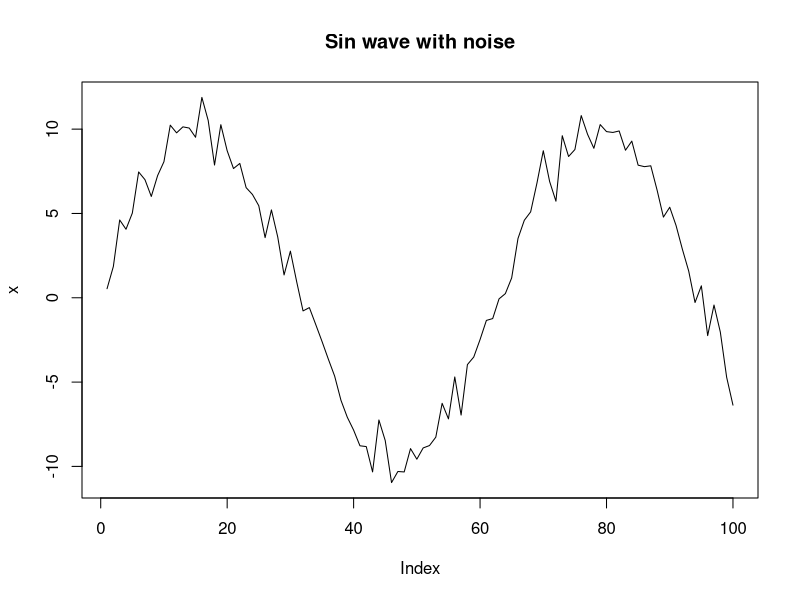
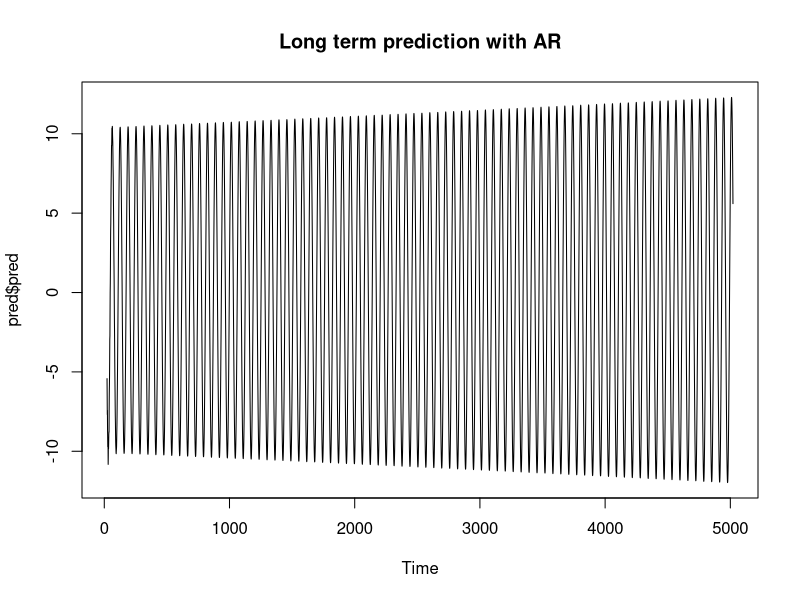
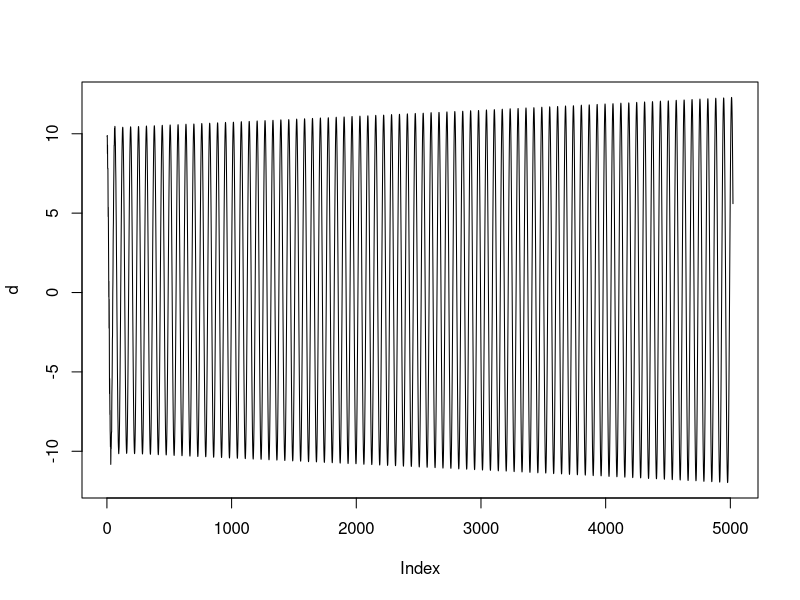

Write R code to recreate these figures, in order.
set.seed(123)

x <- 10 * sin(seq(0.1,10, 0.1)) + rnorm(100, 0.1)
plot(x, type = "l", main = "Sin wave with noise")

# AR model
model <- ar(x, aic = TRUE, method = "ols")
d <- x[eval(length(x)-model$order):length(x)]

# Long term prediction
pred <- predict(model, d, n.ahead = 5000)
plot(pred$pred, type = "l", main = "Long term prediction with AR")

# equivalent to the following
for (i in seq(1, 5000)) {
  x_new <- tail(d, model$order)
  pred <- predict(model, x_new, n.ahead = 1) # one-ahead prediction
  d <- c(d, pred$pred)
}
plot(d, type = "l")
